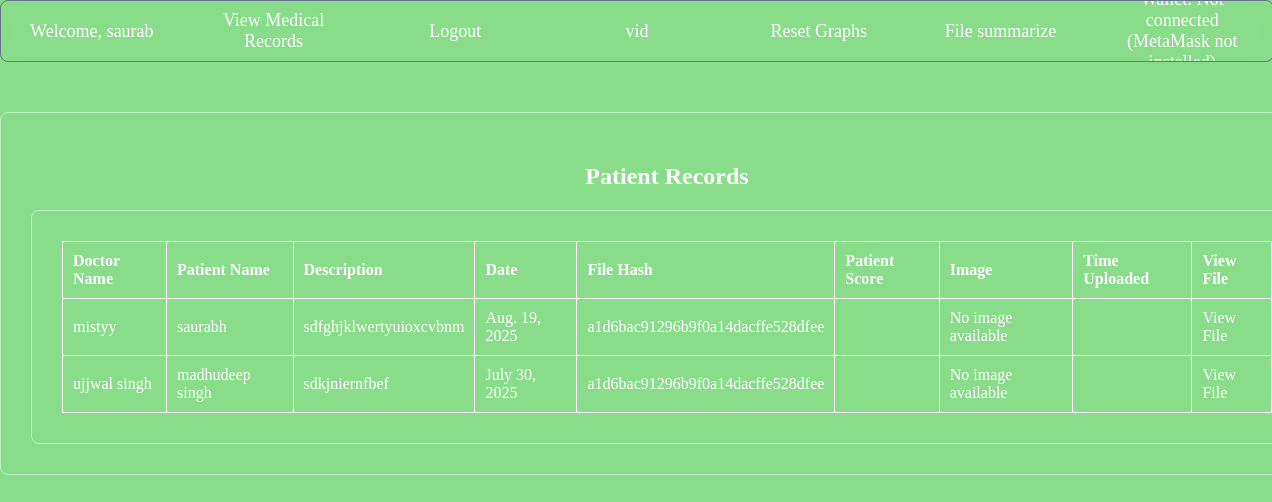
Page /view/ (signed in) on the committed database.
### users/models.py (models this page shows, shortened)
class CustomUser(AbstractUser):
    wallet_address = models.CharField(max_length=100, null=True, blank=True)
    is_doctor = models.BooleanField(default=False)
    groups = models.ManyToManyField(
        Group,
        related_name="customuser_set",  # Avoid name clash
        blank=True,
        help_text='The groups this user belongs to.',
        verbose_name='groups',
    )
    user_permissions = models.ManyToManyField(
        Permission,
        related_name="customuser_set",  # Avoid name clash
        blank=True,
        help_text='Specific permissions for this user.',
        verbose_name='user permissions',
    )

### records/models.py (models this page shows, shortened)
class PatientRecord(models.Model):
    doctor_name = models.CharField(max_length=100)
    patient_name = models.CharField(max_length=100)
    description = models.TextField()
    date = models.DateField()
    file = models.FileField(upload_to='uploads/')
    file_hash = models.CharField(max_length=64, editable=False)

### records/views.py (the view)
# urls.py: path('view/', views.view_records, name='view_records'),
@login_required(login_url='/login/')
def view_records(request):
    records = PatientRecord.objects.all()
    return render(request, 'view_records.html', {'records': records})

### records/templates/view_records.html (shortened to what this page needs)
<!DOCTYPE html>
<html>
<head>
    {% load static %}
    <link rel="stylesheet" href="{% static 'nav1.css' %}">
</head>
<body>
    <ul>
        <li><a class="active" href="{% url 'dashboard' %}">Welcome, {{ user.username }}</a></li>
        <li><a href="{% url 'view_records' %}">View Medical Records</a></li>
        <li class="right"><a href="{% url 'logout' %}" class="btn btn-danger">Logout</a></li>
        <li class="right"><a href="{% url 'detect_emotion' %}">vid</a></li>
        <li class="right"><a href="{% url 'dashboard' %}?reset=true" class="btn btn-warning">Reset Graphs</a></li>
        <li class="right"><a href="{% url 'upload' %}">File summarize</a></li>
        <li><a id="wallet-address" href="#">Wallet: Not connected</a></li>
    </ul>
    <div class="maincontainer">
        <div class="container">
            <h2>Patient Records</h2>
            <table>
                <tr>
                    <th>Doctor Name</th>
                    <th>Patient Name</th>
                    <th>Description</th>
                    <th>Date</th>
                    <th>File Hash</th>
                    <th>Patient Score</th>
                    <th>Image</th>
                    <th>Time Uploaded</th>
                    <th>View File</th>
                </tr>
                {% for record in records %}
                <tr>
                    <td>{{ record.doctor_name }}</td>
                    <td>{{ record.patient_name }}</td>
                    <td>{{ record.description }}</td>
                    <td>{{ record.date }}</td>
                    <td>{{ record.file_hash }}</td>
                    <td>{{ record.patient_score }}</td>
                    <td>
                        {% if record.patient_image %}
                            <img src="{{ record.patient_image.url }}" alt="Patient Image" style="width: 100px; height: 100px;">
                        {% else %}
                            No image available
                        {% endif %}
                    </td>
                    <td>{{ record.time_uploaded }}</td>
                    <td>
                        <a href="{{ record.file.url }}" target="_blank">View File</a>
                    </td>
                </tr>
                {% endfor %}
            </table>
        </div>
    </div>
</body>
</html>

### users/static/nav1.css (style rules this page uses)
ul { border: 1px solid rgba(71, 13, 141, 0.5); backdrop-filter: blur(10px); border-radius: 8px; display: grid; list-style-type: none; margin: 0; padding: 0; overflow: hidden; position: sticky; top: 0; width: 100%; height: 60px; display: flex; align-items: center; }
li { flex: 1; text-align: center; color: #ffffff; }
li a { display: block; color: #ffffff; text-align: center; padding: 15px 16px; text-decoration: none; font-size: 18px; }
.active { background-color: #5c0d68; color: white; }
.right { flex: 1; text-align: right; }

### rows in the picture
CustomUser: username "saurab"
PatientRecord: doctor_name "mistyy", patient_name "saurabh", description "sdfghjklwertyuioxcvbnm", date "Aug. 19, 2025", file_hash "a1d6bac91296b9f0a14dacffe528dfee"
PatientRecord: doctor_name "ujjwal singh", patient_name "madhudeep singh", description "sdkjniernfbef", date "July 30, 2025", file_hash "a1d6bac91296b9f0a14dacffe528dfee"
